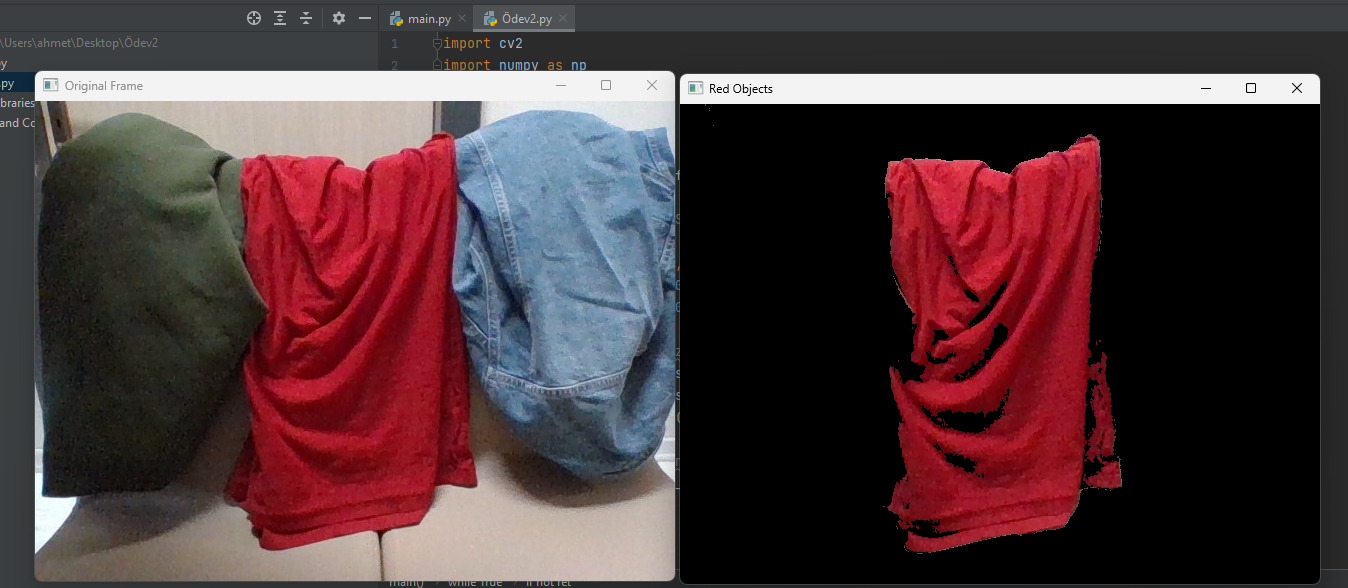
#> input picture Goruntu_isleme/Ödev2/ödev2resim.png, 1348 x 588 px, given in place of the camera
$ python 'Ödev2.py'
#> lines starting #> are read from the running program, lines starting #| are printed output that depends on the picture; after the words box and inside, x2 and y2 are one past the last pixel; in counts of white or black regions, pixels touching at a corner belong together
#> in main, frame is the input picture: shape (588, 1348, 3); mean B, G, R 59.2, 55.8, 78.3
import cv2
import numpy as np

def find_red_objects(frame):
    # Görüntüyü HSV formatına dönüştürme
    hsv_frame = cv2.cvtColor(frame, cv2.COLOR_BGR2HSV)
#> hsv_frame: shape (588, 1348, 3); mean H, S, V 60.3, 62.1, 83.6

    # Kırmızı renk aralığı (HSV)
    lower_red1 = np.array([0, 100, 100])
    upper_red1 = np.array([10, 255, 255])
    lower_red2 = np.array([160, 100, 100])
    upper_red2 = np.array([180, 255, 255])

    # HSV görüntüsünden kırmızı renk aralığındaki nesneleri belirleme
    red_mask1 = cv2.inRange(hsv_frame, lower_red1, upper_red1)
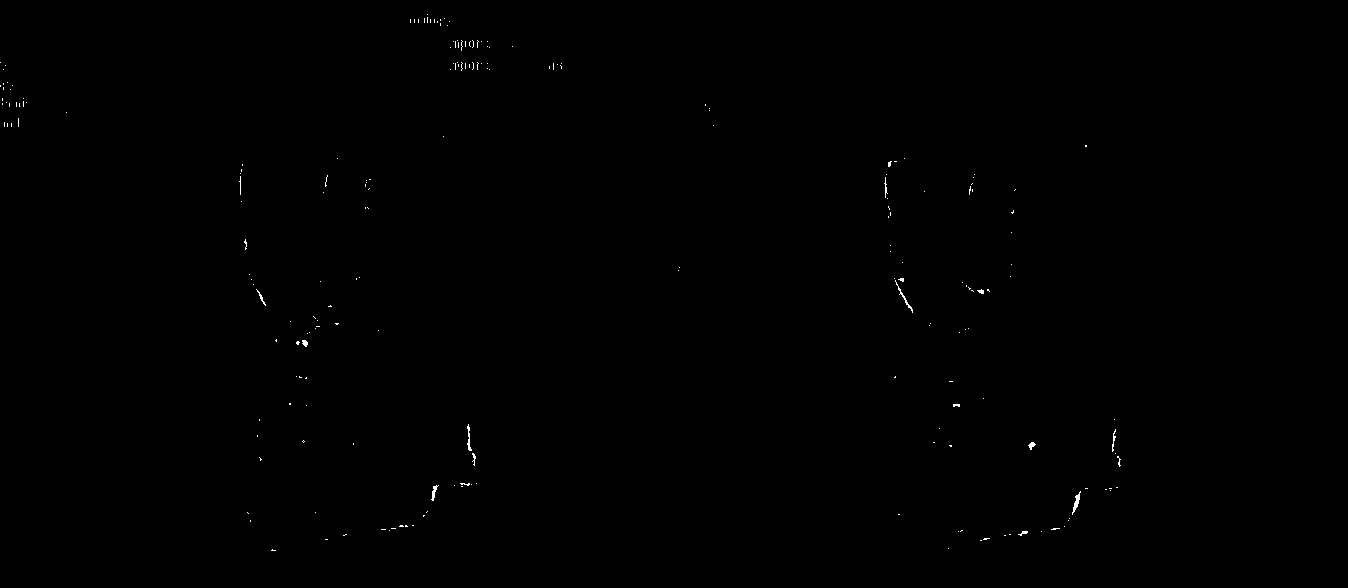
#> red_mask1: shape (588, 1348); 0.14% white in thin lines or dots, all inside (x1, y1, x2, y2) = (0, 14, 1121, 551)
    red_mask2 = cv2.inRange(hsv_frame, lower_red2, upper_red2)
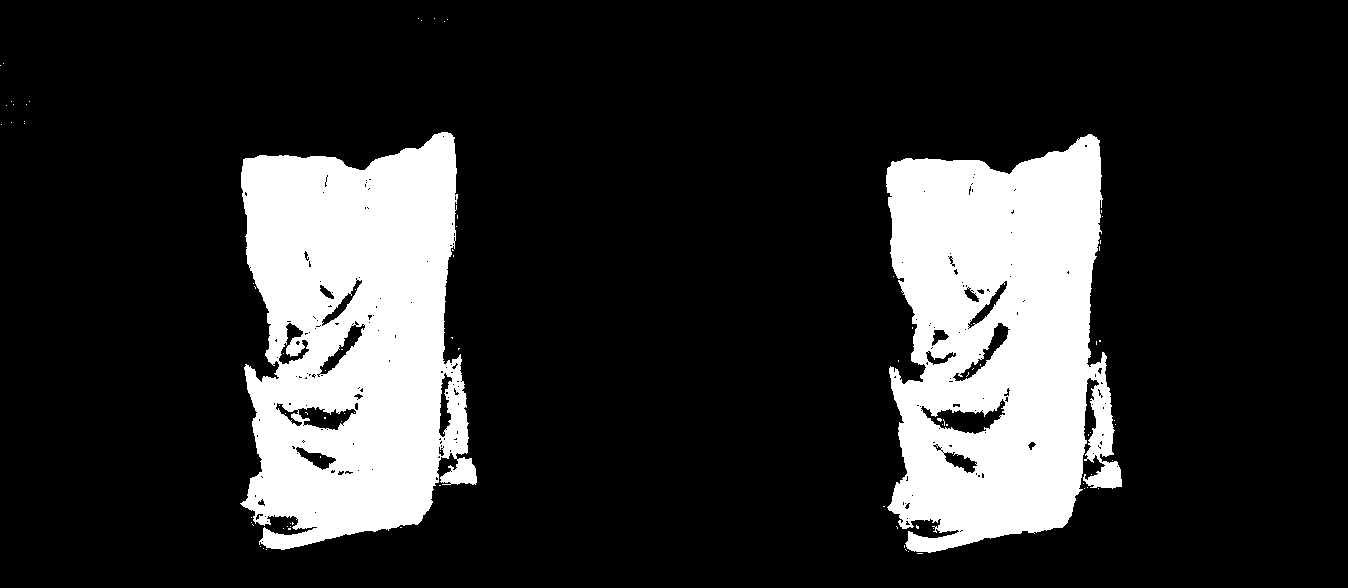
#> red_mask2: shape (588, 1348); 18% white; 89 white regions (87 under 20 px), largest, box (x1, y1, x2, y2) and area: (240, 132, 477, 550) 71595, (886, 134, 1122, 553) 71109
    red_mask = cv2.bitwise_or(red_mask1, red_mask2)
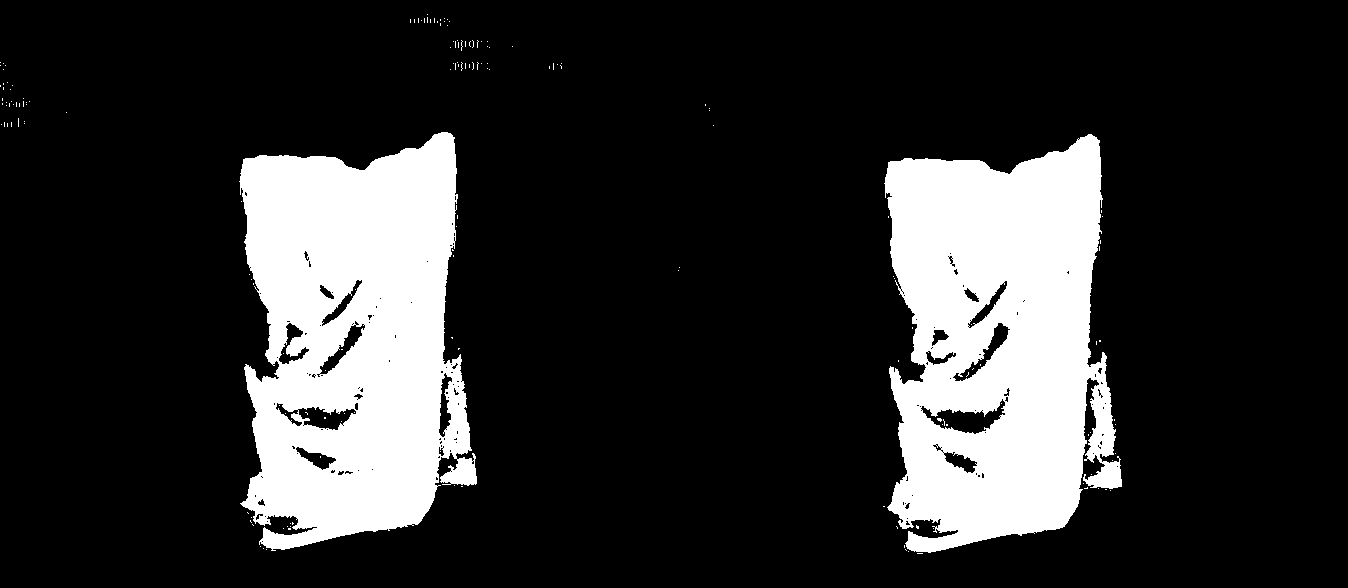
#> red_mask: shape (588, 1348); 18.2% white; 170 white regions (168 under 20 px), largest, box (x1, y1, x2, y2) and area: (239, 132, 477, 551) 72003, (884, 134, 1122, 553) 71594

    # Görüntüdeki kırmızı nesneleri belirleme
    red_objects = cv2.bitwise_and(frame, frame, mask=red_mask)
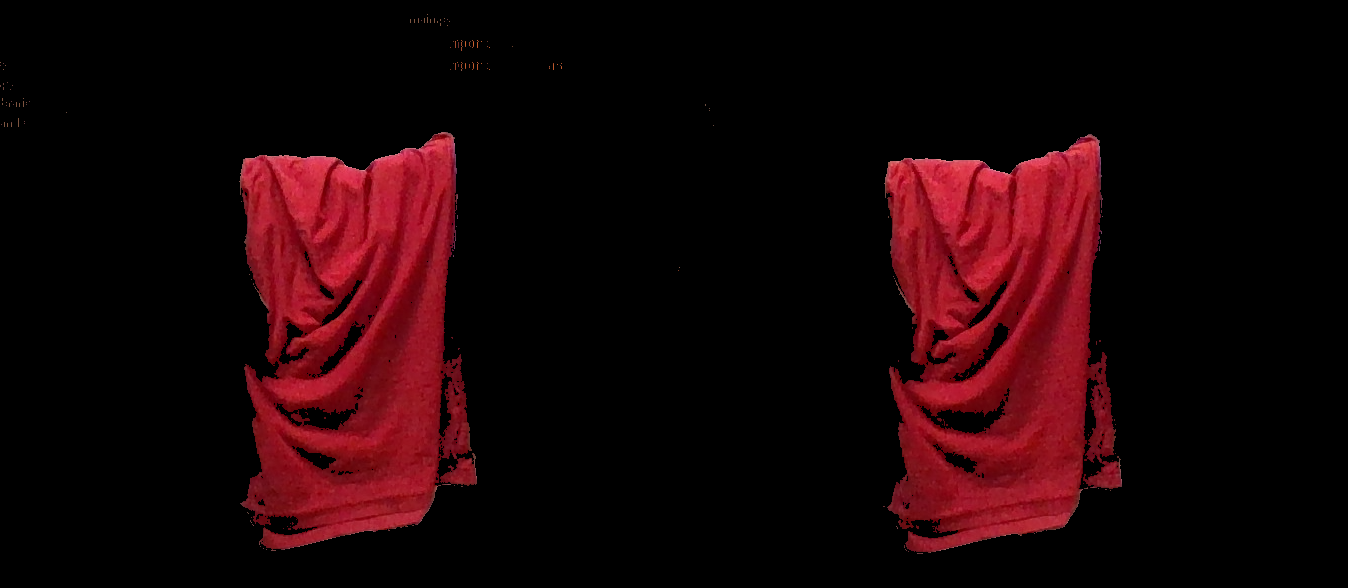
#> red_objects: shape (588, 1348, 3); mean B, G, R 6.5, 4, 26.9

    return red_objects

def main():
    # Kamera başlatma
    cap = cv2.VideoCapture(0)

    while True:
        # Kameradan bir çerçeve alınması
        ret, frame = cap.read()

        if not ret:
            print("Kamera görüntüsü alınamıyor.")
            break

        # Kırmızı nesneleri tespit etme
        red_objects = find_red_objects(frame)

        # Görüntüyü ekrana gösterme
        cv2.imshow('Original Frame', frame)
        cv2.imshow("Red Objects", red_objects)

        # 'q' tuşuna basıldığında döngüyü sonlandırma
        if cv2.waitKey(30) & 0xFF == ord('f'):
#> (key Esc is pressed here)
            break

    # Kamerayı serbest bırakma ve pencereyi kapatma
    cap.release()
    cv2.destroyAllWindows()

if __name__ == "__main__":
    main()
